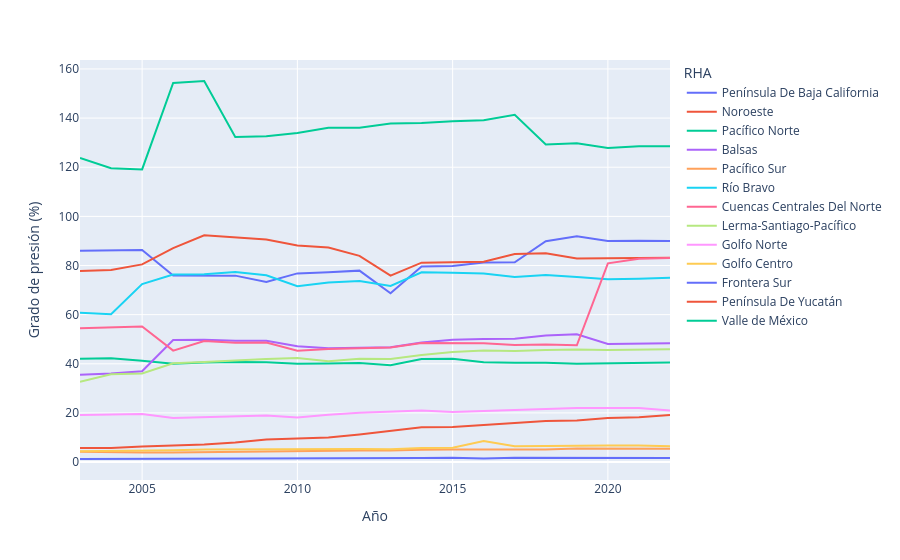

The code cell stored with this chart in its notebook:
### Code cell
px.line(gp_largo,x="Año",y="Grado de presión (%)",color="RHA")

### Figure 1 — Plotly figure (JSON) as saved in the notebook; plotly's stock layout.template omitted (floating-point values rounded to 4 significant figures)
{"data": [{"hovertemplate": "RHA=Península De Baja California<br>Año=%{x}<br>Grado de presión (%)=%{y}<extra></extra>", "legendgroup": "Península De Baja California", "line": {"color": "#636efa", "dash": "solid"}, "marker": {"symbol": "circle"}, "mode": "lines", "name": "Península De Baja California", "orientation": "v", "showlegend": true, "type": "scatter", "x": [2003, 2004, 2005, 2006, 2007, 2008, 2009, 2010, 2011, 2012, 2013, 2014, 2015, 2016, 2017, 2018, 2019, 2020, 2021, 2022], "xaxis": "x", "y": [85.99, 86.08, 86.33, 75.94, 75.91, 75.88, 73.28, 76.8, 77.24, 77.92, 68.7, 79.64, 79.83, 81.2, 81.32, 89.92, 91.86, 89.97, 90.1, 89.94], "yaxis": "y"}, {"hovertemplate": "RHA=Noroeste<br>Año=%{x}<br>Grado de presión (%)=%{y}<extra></extra>", "legendgroup": "Noroeste", "line": {"color": "#EF553B", "dash": "solid"}, "marker": {"symbol": "circle"}, "mode": "lines", "name": "Noroeste", "orientation": "v", "showlegend": true, "type": "scatter", "x": [2003, 2004, 2005, 2006, 2007, 2008, 2009, 2010, 2011, 2012, 2013, 2014, 2015, 2016, 2017, 2018, 2019, 2020, 2021, 2022], "xaxis": "x", "y": [77.8, 78.16, 80.45, 87.08, 92.31, 91.42, 90.63, 88.18, 87.31, 83.95, 75.88, 81.16, 81.34, 81.56, 84.69, 84.96, 82.81, 83.03, 83.02, 83.2], "yaxis": "y"}, {"hovertemplate": "RHA=Pacífico Norte<br>Año=%{x}<br>Grado de presión (%)=%{y}<extra></extra>", "legendgroup": "Pacífico Norte", "line": {"color": "#00cc96", "dash": "solid"}, "marker": {"symbol": "circle"}, "mode": "lines", "name": "Pacífico Norte", "orientation": "v", "showlegend": true, "type": "scatter", "x": [2003, 2004, 2005, 2006, 2007, 2008, 2009, 2010, 2011, 2012, 2013, 2014, 2015, 2016, 2017, 2018, 2019, 2020, 2021, 2022], "xaxis": "x", "y": [42.08, 42.23, 41.24, 40.04, 40.49, 40.74, 40.62, 40.04, 40.07, 40.33, 39.43, 41.93, 42.08, 40.59, 40.42, 40.46, 40.05, 40.23, 40.44, 40.51], "yaxis": "y"}, {"hovertemplate": "RHA=Balsas<br>Año=%{x}<br>Grado de presión (%)=%{y}<extra></extra>", "legendgroup": "Balsas", "line": {"color": "#ab63fa", "dash": "solid"}, "marker": {"symbol": "circle"}, "mode": "lines", "name": "Balsas", "orientation": "v", "showlegend": true, "type": "scatter", "x": [2003, 2004, 2005, 2006, 2007, 2008, 2009, 2010, 2011, 2012, 2013, 2014, 2015, 2016, 2017, 2018, 2019, 2020, 2021, 2022], "xaxis": "x", "y": [35.53, 36.01, 36.96, 49.68, 49.77, 49.37, 49.38, 47.1, 46.34, 46.52, 46.73, 48.67, 49.81, 50.11, 50.18, 51.55, 52.04, 48.04, 48.16, 48.4], "yaxis": "y"}, {"hovertemplate": "RHA=Pacífico Sur<br>Año=%{x}<br>Grado de presión (%)=%{y}<extra></extra>", "legendgroup": "Pacífico Sur", "line": {"color": "#FFA15A", "dash": "solid"}, "marker": {"symbol": "circle"}, "mode": "lines", "name": "Pacífico Sur", "orientation": "v", "showlegend": true, "type": "scatter", "x": [2003, 2004, 2005, 2006, 2007, 2008, 2009, 2010, 2011, 2012, 2013, 2014, 2015, 2016, 2017, 2018, 2019, 2020, 2021, 2022], "xaxis": "x", "y": [4.15, 3.89, 3.93, 3.94, 4.1, 4.12, 4.15, 4.37, 4.44, 4.66, 4.67, 5.04, 5.09, 5.09, 5.12, 5.15, 5.49, 5.44, 5.44, 5.45], "yaxis": "y"}, {"hovertemplate": "RHA=Río Bravo<br>Año=%{x}<br>Grado de presión (%)=%{y}<extra></extra>", "legendgroup": "Río Bravo", "line": {"color": "#19d3f3", "dash": "solid"}, "marker": {"symbol": "circle"}, "mode": "lines", "name": "Río Bravo", "orientation": "v", "showlegend": true, "type": "scatter", "x": [2003, 2004, 2005, 2006, 2007, 2008, 2009, 2010, 2011, 2012, 2013, 2014, 2015, 2016, 2017, 2018, 2019, 2020, 2021, 2022], "xaxis": "x", "y": [60.82, 60.2, 72.43, 76.33, 76.44, 77.36, 76.0, 71.56, 73.1, 73.66, 71.69, 77.24, 77.1, 76.73, 75.36, 76.11, 75.36, 74.46, 74.64, 75.02], "yaxis": "y"}, {"hovertemplate": "RHA=Cuencas Centrales Del Norte<br>Año=%{x}<br>Grado de presión (%)=%{y}<extra></extra>", "legendgroup": "Cuencas Centrales Del Norte", "line": {"color": "#FF6692", "dash": "solid"}, "marker": {"symbol": "circle"}, "mode": "lines", "name": "Cuencas Centrales Del Norte", "orientation": "v", "showlegend": true, "type": "scatter", "x": [2003, 2004, 2005, 2006, 2007, 2008, 2009, 2010, 2011, 2012, 2013, 2014, 2015, 2016, 2017, 2018, 2019, 2020, 2021, 2022], "xaxis": "x", "y": [54.47, 54.76, 55.2, 45.36, 49.29, 48.61, 48.7, 45.33, 46.07, 46.3, 46.63, 48.42, 48.39, 48.38, 47.65, 47.85, 47.53, 80.89, 82.78, 83.03], "yaxis": "y"}, {"hovertemplate": "RHA=Lerma-Santiago-Pacífico<br>Año=%{x}<br>Grado de presión (%)=%{y}<extra></extra>", "legendgroup": "Lerma-Santiago-Pacífico", "line": {"color": "#B6E880", "dash": "solid"}, "marker": {"symbol": "circle"}, "mode": "lines", "name": "Lerma-Santiago-Pacífico", "orientation": "v", "showlegend": true, "type": "scatter", "x": [2003, 2004, 2005, 2006, 2007, 2008, 2009, 2010, 2011, 2012, 2013, 2014, 2015, 2016, 2017, 2018, 2019, 2020, 2021, 2022], "xaxis": "x", "y": [32.72, 35.72, 36.03, 40.19, 40.76, 41.46, 41.93, 42.36, 41.04, 42.08, 41.99, 43.57, 44.82, 45.42, 45.18, 45.63, 45.84, 45.64, 45.72, 45.91], "yaxis": "y"}, {"hovertemplate": "RHA=Golfo Norte<br>Año=%{x}<br>Grado de presión (%)=%{y}<extra></extra>", "legendgroup": "Golfo Norte", "line": {"color": "#FF97FF", "dash": "solid"}, "marker": {"symbol": "circle"}, "mode": "lines", "name": "Golfo Norte", "orientation": "v", "showlegend": true, "type": "scatter", "x": [2003, 2004, 2005, 2006, 2007, 2008, 2009, 2010, 2011, 2012, 2013, 2014, 2015, 2016, 2017, 2018, 2019, 2020, 2021, 2022], "xaxis": "x", "y": [19.16, 19.29, 19.53, 17.91, 18.36, 18.58, 18.99, 18.15, 19.25, 20.03, 20.55, 21.0, 20.42, 20.78, 21.13, 21.38, 22.0, 21.97, 22.03, 21.02], "yaxis": "y"}, {"hovertemplate": "RHA=Golfo Centro<br>Año=%{x}<br>Grado de presión (%)=%{y}<extra></extra>", "legendgroup": "Golfo Centro", "line": {"color": "#FECB52", "dash": "solid"}, "marker": {"symbol": "circle"}, "mode": "lines", "name": "Golfo Centro", "orientation": "v", "showlegend": true, "type": "scatter", "x": [2003, 2004, 2005, 2006, 2007, 2008, 2009, 2010, 2011, 2012, 2013, 2014, 2015, 2016, 2017, 2018, 2019, 2020, 2021, 2022], "xaxis": "x", "y": [4.45, 4.51, 4.63, 4.8, 5.1, 5.17, 5.19, 5.13, 5.15, 5.34, 5.18, 5.73, 5.85, 8.58, 6.43, 6.61, 6.8, 6.75, 6.77, 6.42], "yaxis": "y"}, {"hovertemplate": "RHA=Frontera Sur<br>Año=%{x}<br>Grado de presión (%)=%{y}<extra></extra>", "legendgroup": "Frontera Sur", "line": {"color": "#636efa", "dash": "solid"}, "marker": {"symbol": "circle"}, "mode": "lines", "name": "Frontera Sur", "orientation": "v", "showlegend": true, "type": "scatter", "x": [2003, 2004, 2005, 2006, 2007, 2008, 2009, 2010, 2011, 2012, 2013, 2014, 2015, 2016, 2017, 2018, 2019, 2020, 2021, 2022], "xaxis": "x", "y": [1.25, 1.26, 1.26, 1.29, 1.35, 1.39, 1.4, 1.36, 1.4, 1.39, 1.37, 1.62, 1.73, 1.45, 1.73, 1.72, 1.78, 1.68, 1.69, 1.7], "yaxis": "y"}, {"hovertemplate": "RHA=Península De Yucatán<br>Año=%{x}<br>Grado de presión (%)=%{y}<extra></extra>", "legendgroup": "Península De Yucatán", "line": {"color": "#EF553B", "dash": "solid"}, "marker": {"symbol": "circle"}, "mode": "lines", "name": "Península De Yucatán", "orientation": "v", "showlegend": true, "type": "scatter", "x": [2003, 2004, 2005, 2006, 2007, 2008, 2009, 2010, 2011, 2012, 2013, 2014, 2015, 2016, 2017, 2018, 2019, 2020, 2021, 2022], "xaxis": "x", "y": [5.69, 5.76, 6.31, 6.74, 7.2, 7.99, 9.21, 9.61, 9.97, 11.23, 12.77, 14.15, 14.32, 15.17, 16.17, 16.72, 16.96, 17.93, 18.26, 19.15], "yaxis": "y"}, {"hovertemplate": "RHA=Valle de México<br>Año=%{x}<br>Grado de presión (%)=%{y}<extra></extra>", "legendgroup": "Valle de México", "line": {"color": "#00cc96", "dash": "solid"}, "marker": {"symbol": "circle"}, "mode": "lines", "name": "Valle de México", "orientation": "v", "showlegend": true, "type": "scatter", "x": [2003, 2004, 2005, 2006, 2007, 2008, 2009, 2010, 2011, 2012, 2013, 2014, 2015, 2016, 2017, 2018, 2019, 2020, 2021, 2022], "xaxis": "x", "y": [123.8, 119.6, 119.1, 154.3, 155.1, 132.3, 132.6, 133.9, 136.0, 136.1, 137.8, 138.0, 138.7, 139.2, 141.4, 129.2, 129.7, 127.8, 128.6, 128.6], "yaxis": "y"}], "layout": {"legend": {"title": {"text": "RHA"}, "tracegroupgap": 0}, "margin": {"t": 60}, "xaxis": {"anchor": "y", "domain": [0, 1], "title": {"text": "Año"}}, "yaxis": {"anchor": "x", "domain": [0, 1], "title": {"text": "Grado de presión (%)"}}}}
